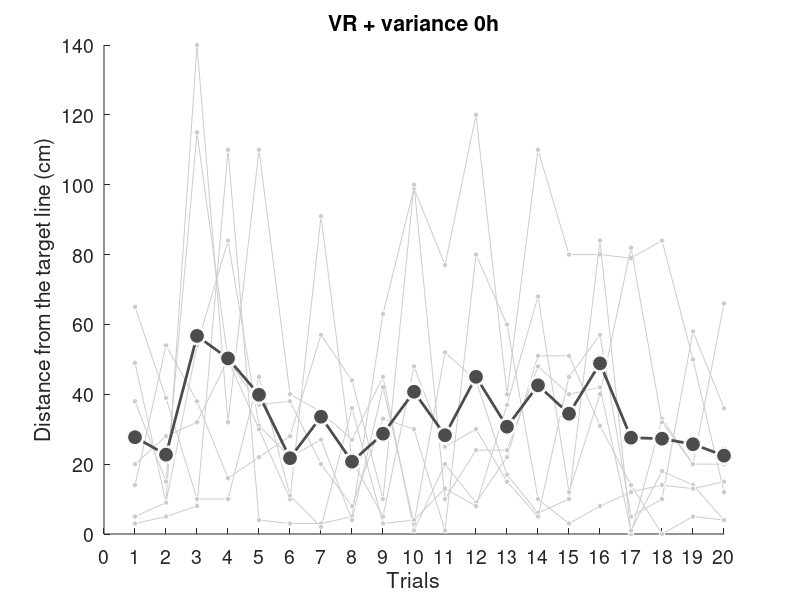
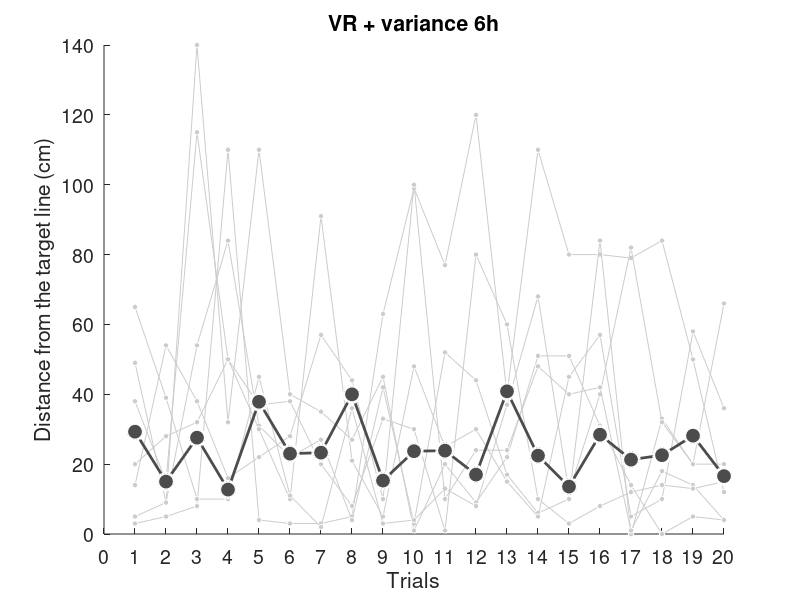
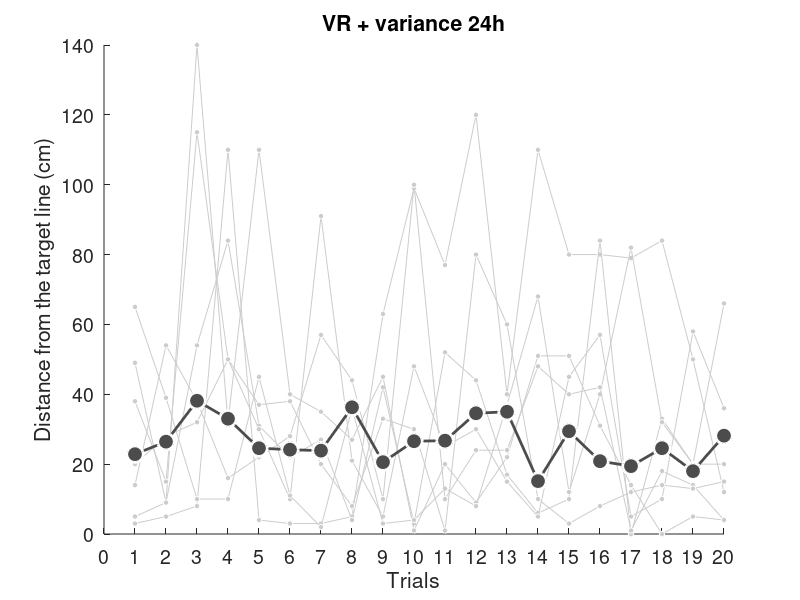

The MATLAB source for these figures, in order:
load('scores.mat')

VR1_0h_abs = abs(VR1_0h_diff);
VR1_6h_abs = abs(VR1_6h_diff);
VR1_24h_abs = abs(VR1_24h_diff);
VR1_0h_abs_each = mean(VR1_0h_abs, 2);
VR1_6h_abs_each = mean(VR1_6h_abs, 2);
VR1_24h_abs_each = mean(VR1_24h_abs, 2);

x = 1:20;

VR1_abs_each = [VR1_0h_abs_each, VR1_6h_abs_each, VR1_24h_abs_each];

for hour = 1:3
    time = '0h';
    VR1_abs = VR1_0h_abs;
    if hour == 2
        VR1_abs = VR1_6h_abs;
        time = '6h';
    elseif hour == 3
        VR1_abs = VR1_24h_abs;
        time = '24h';
    end

    figure('Position', [100 100 700 400]);
    title(['VR + variance', ' ', time])
    for i = 1:VR1_number
        hold on
        y = VR1_0h_abs(:,i);
        plot(x, y', '-o', ...
        'MarkerSize', 4, ...
        'MarkerFaceColor', light_gray, ...
        'MarkerEdgeColor', white, ...
        'Color', light_gray)
    end

    hold on

    plot(x, VR1_abs_each(:,hour)', '-o', ...
        'LineWidth', 2, ...
        'MarkerSize', 12, ...
        'MarkerFaceColor', dark_gray, ...
        'MarkerEdgeColor', white, ...
        'Color', dark_gray)

    hold off

    xlabel('Trials')
    ylabel('Distance from the target line (cm)')
    ylim([0, 140])
    xticks(0:1:trial_number)
    h = gca;
    set(h, 'FontSize', 14)

    filePath = strcat('./data/figures/VR1_', time, '_test');
    saveas(gcf, filePath,'epsc')
end
